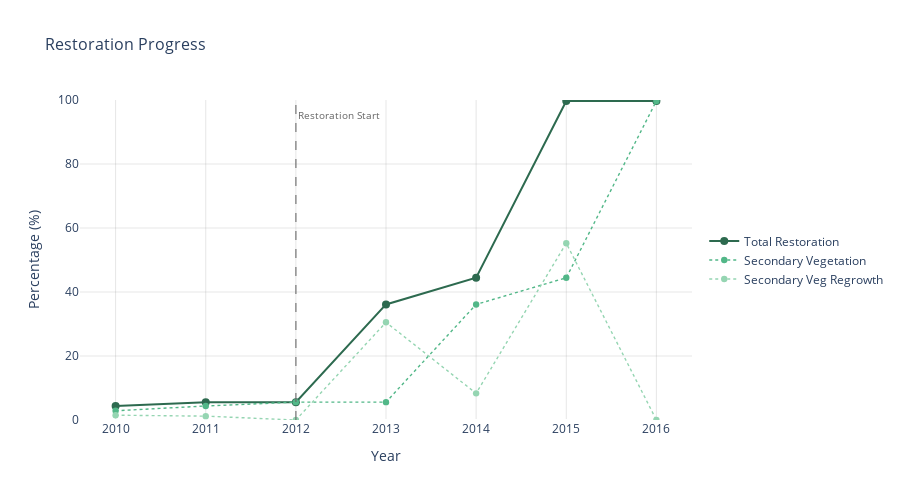

Notebook source saved alongside this figure:
### Code cell
#| eval: false
# Interactive version with vertical line
fig = plot_aggregated_interactive(
    df,
    aggregates=aggregates,
    colors=restoration_colors,
    vlines=events,
    title='Restoration Progress'
)
fig.show()

### Figure 1 — Plotly figure (JSON) as saved in the notebook; plotly's stock layout.template omitted (floating-point values rounded to 4 significant figures)
{"data": [{"hovertemplate": "Total Restoration<br>Year: %{x}<br>Percentage: %{y:.1f}%<extra></extra>", "line": {"color": "#2d6a4f", "dash": "solid", "width": 2}, "marker": {"size": 8}, "mode": "lines+markers", "name": "Total Restoration", "type": "scatter", "x": [2010, 2011, 2012, 2013, 2014, 2015, 2016], "y": [4.383, 5.584, 5.584, 36.11, 44.45, 99.7, 99.7]}, {"hovertemplate": "Secondary Vegetation<br>Year: %{x}<br>Percentage: %{y:.1f}%<extra></extra>", "line": {"color": "#52b788", "dash": "dot", "width": 1.4}, "marker": {"size": 6.4}, "mode": "lines+markers", "name": "Secondary Vegetation", "type": "scatter", "x": [2010, 2011, 2012, 2013, 2014, 2015, 2016], "y": [2.878, 4.383, 5.584, 5.584, 36.11, 44.45, 99.7]}, {"hovertemplate": "Secondary Veg Regrowth<br>Year: %{x}<br>Percentage: %{y:.1f}%<extra></extra>", "line": {"color": "#95d5b2", "dash": "dot", "width": 1.4}, "marker": {"size": 6.4}, "mode": "lines+markers", "name": "Secondary Veg Regrowth", "type": "scatter", "x": [2010, 2011, 2012, 2013, 2014, 2015, 2016], "y": [1.504, 1.201, 0.0, 30.53, 8.332, 55.26, 0.0]}], "layout": {"annotations": [{"font": {"color": "#666666", "size": 10}, "showarrow": false, "text": "Restoration Start", "x": 2012, "xanchor": "left", "y": 98, "yanchor": "top"}], "height": 500, "hovermode": "x unified", "legend": {"x": 1.02, "xanchor": "left", "y": 0.5, "yanchor": "middle"}, "plot_bgcolor": "white", "shapes": [{"line": {"color": "#666666", "dash": "dash", "width": 1.5}, "opacity": 0.7, "type": "line", "x0": 2012, "x1": 2012, "xref": "x", "y0": 0, "y1": 1, "yref": "y domain"}], "title": {"font": {"size": 16}, "text": "Restoration Progress"}, "xaxis": {"gridcolor": "rgba(128, 128, 128, 0.2)", "tickformat": "d", "title": {"text": "Year"}}, "yaxis": {"gridcolor": "rgba(128, 128, 128, 0.2)", "range": [0, 100], "title": {"text": "Percentage (%)"}}}}
